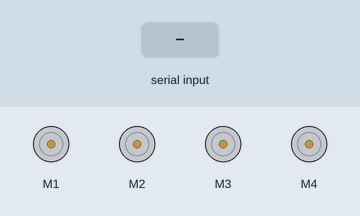
A sketch run on a simulated Arduino Uno, built with avr-gcc and run on an emulated ATmega328P. Parts: 4 × DC motor (green arrow = forward, orange = backward, longer = faster). The inputs (shaded band) are chosen by the test bench.

Above: at 1.2 s.
1.3 s: "T" received over the second serial link
At 2.3 s:
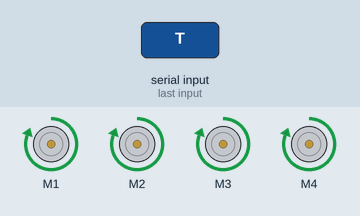
2.8 s: "C" received over the second serial link
At 3.4 s:
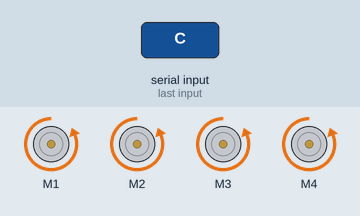
4.3 s: "S" received over the second serial link
At 4.6 s:
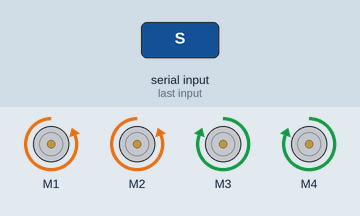
5.8 s: "I" received over the second serial link
At 6.9 s:
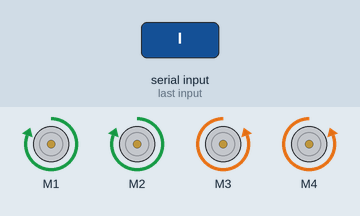
7.3 s: "1" received over the second serial link
At 8.1 s:
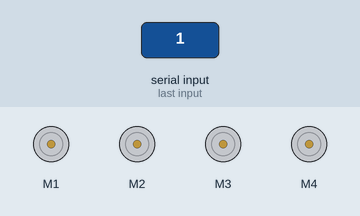
Timing chart, 0 to 9.8 s (numbered marks = the images above; inputs shaded):
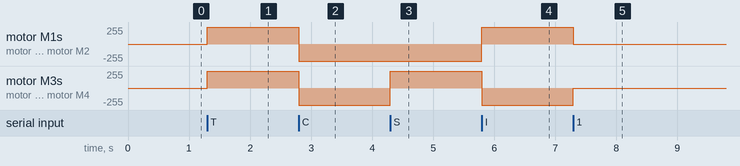

The sketch:

maturitny_projekt.ino
```cpp
#include <AFMotor.h>
#include <SoftwareSerial.h>

SoftwareSerial bluetoothSerial(9, 10); // RX, TX
#define CIRCLE 'I'
#define CROSS 'X'
#define TRIANGLE 'T'
#define SQUARE 'S'
//initial motors pin
AF_DCMotor motor1(1);
AF_DCMotor motor2(2);
AF_DCMotor motor3(3);
AF_DCMotor motor4(4);

char command;

void setup()
{
  pinMode (9 ,INPUT);
  pinMode (10,OUTPUT);
  bluetoothSerial.begin(9600);  //Set the baud rate to your Bluetooth module.
}

void loop() {
  if (bluetoothSerial.available() > 0) {
    command = bluetoothSerial.read();

    Stop(); //initialize with motors stoped

    switch (command) {
      case 'T':
        forward();
        break;
      case 'C':
        back();
        break;
      case 'S':
        left();
        break;
      case 'I':
        right();
        break;
    }
  }
}

void forward()
{
  motor1.setSpeed(255); //Define maximum velocity
  motor1.run(FORWARD);  //rotate the motor clockwise
  motor2.setSpeed(255); //Define maximum velocity
  motor2.run(FORWARD);  //rotate the motor clockwise
  motor3.setSpeed(255); //Define maximum velocity
  motor3.run(FORWARD);  //rotate the motor clockwise
  motor4.setSpeed(255); //Define maximum velocity
  motor4.run(FORWARD);  //rotate the motor clockwise
}

void back()
{
  motor1.setSpeed(255); //Define maximum velocity
  motor1.run(BACKWARD); //rotate the motor anti-clockwise
  motor2.setSpeed(255); //Define maximum velocity
  motor2.run(BACKWARD); //rotate the motor anti-clockwise
  motor3.setSpeed(255); //Define maximum velocity
  motor3.run(BACKWARD); //rotate the motor anti-clockwise
  motor4.setSpeed(255); //Define maximum velocity
  motor4.run(BACKWARD); //rotate the motor anti-clockwise
}

void left()
{
  motor1.setSpeed(255); //Define maximum velocity
  motor1.run(BACKWARD); //rotate the motor anti-clockwise
  motor2.setSpeed(255); //Define maximum velocity
  motor2.run(BACKWARD); //rotate the motor anti-clockwise
  motor3.setSpeed(255); //Define maximum velocity
  motor3.run(FORWARD);  //rotate the motor clockwise
  motor4.setSpeed(255); //Define maximum velocity
  motor4.run(FORWARD);  //rotate the motor clockwise
}

void right()
{
  motor1.setSpeed(255); //Define maximum velocity
  motor1.run(FORWARD);  //rotate the motor clockwise
  motor2.setSpeed(255); //Define maximum velocity
  motor2.run(FORWARD);  //rotate the motor clockwise
  motor3.setSpeed(255); //Define maximum velocity
  motor3.run(BACKWARD); //rotate the motor anti-clockwise
  motor4.setSpeed(255); //Define maximum velocity
  motor4.run(BACKWARD); //rotate the motor anti-clockwise
}

void Stop()
{
  motor1.setSpeed(0);  //Define minimum velocity
  motor1.run(RELEASE); //stop the motor when release the button
  motor2.setSpeed(0);  //Define minimum velocity
  motor2.run(RELEASE); //rotate the motor clockwise
  motor3.setSpeed(0);  //Define minimum velocity
  motor3.run(RELEASE); //stop the motor when release the button
  motor4.setSpeed(0);  //Define minimum velocity
  motor4.run(RELEASE); //stop the motor when release the button
}
```

Measured:
- after the input at 1.3 s, motor M1–4: stopped → forward 255/255 at once
- after the input at 2.8 s, motor M1–4: forward 255/255 → backward 255/255 at once
- after the input at 4.3 s, motor M3, motor M4: backward 255/255 → forward 255/255 at once
- after the input at 5.8 s, motor M1, motor M2: backward 255/255 → forward 255/255 at once; motor M3, motor M4: forward 255/255 → backward 255/255 at once
- after the input at 7.3 s, motor M1, motor M2: forward 255/255 → stopped at once; motor M3, motor M4: backward 255/255 → stopped at once
